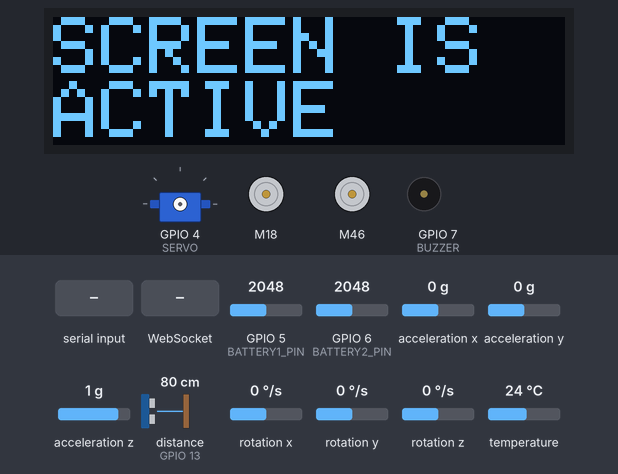
Recording of a program running on a simulated ESP32-S3. Parts: 128×32 one-colour display, servo, 2 × DC motor (green arrow = forward, orange = backward, longer = faster), buzzer (waves = sounding, pin HIGH). The inputs (shaded band) are chosen by the test bench; at power-on: GPIO 5 (BATTERY1_PIN) = 2048, GPIO 6 (BATTERY2_PIN) = 2048, acceleration x 0 g, acceleration y 0 g, acceleration z 1 g, distance to the obstacle (sensor on GPIO 13) 80 cm, rotation x 0 °/s, rotation y 0 °/s, rotation z 0 °/s, temperature 24 °C (analog values on the 0–4095 scale). The echo pulse lasts 58.3 µs per cm; WiFi joins after 1.5 s; servers stay silent unless stated; storage starts empty; pins used as bus, display or sensor lines are not drawn; what the program prints to the serial monitor is not drawn.

Above: at 4.3 s.
4.4 s: "CAM_IP:\n" received over the second serial link
At 5.8 s:
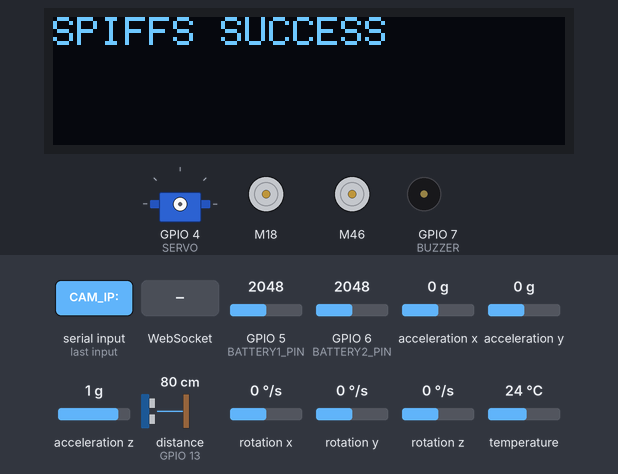
At 8.1 s:
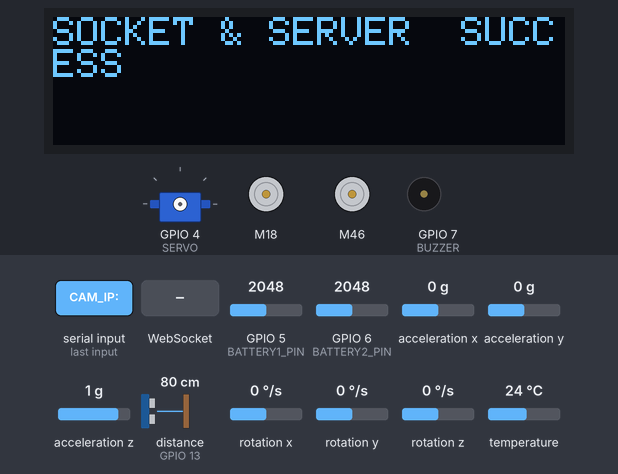
8.4 s: WebSocket text "CAM_IP:" received
At 13.1 s:
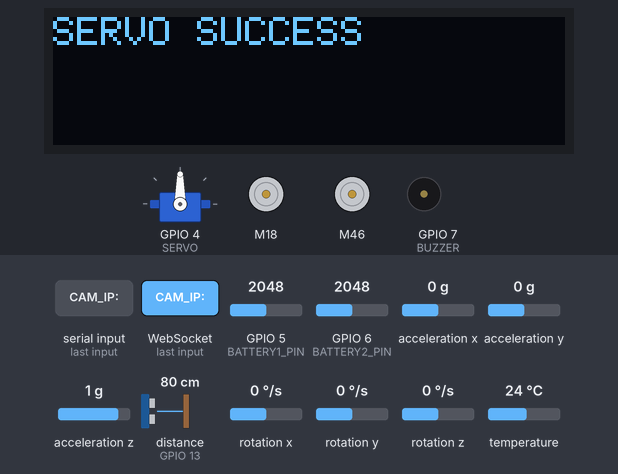
13.2 s: WebSocket text "0.0.0.0" received
Timing chart, 0 to 16.2 s (numbered marks = the images above; inputs shaded):
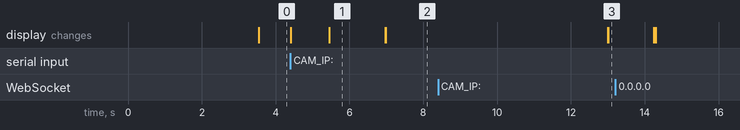

Measured:
- after the input at 4.4 s, the display: first changes at once (image 1 shows a later state)
- what the display in image 1 shows lasts 1.6 s, from 5.4 s to 7.0 s

The program:

main.cpp
```cpp
//Necessary libraries and dat
#include <Arduino.h>
#include <SparkFun_TB6612.h>
#include <SPIFFS.h>
#include <WiFi.h>
#include <ESPAsyncWebServer.h>
#include <ArduinoJson.h>
#include <ESP32Servo.h>
#include <esp_sleep.h>
#include <Preferences.h>
#include <Adafruit_GFX.h>
#include <Adafruit_SSD1306.h>
#include <Wire.h>
#include <SPI.h>
#include <Adafruit_MPU6050.h>
#include <Adafruit_Sensor.h>
#include <MadgwickAHRS.h>
#include <ESPmDNS.h>


Adafruit_MPU6050 mpu;
Madgwick filter;

//WIFI info -- gotta  hide during git commit!
const char *WIFI_SSID = "********";
const char *WIFI_PASS = "********";

//HTTP & Webserver STUFF
#define HTTP_PORT 80
AsyncWebServer server(HTTP_PORT);
AsyncWebSocket ws("/ws");
// Motor pins & Declarations
#define AIN1 18
#define AIN2 8
#define PWMA 17
#define BIN1 46
#define BIN2 9
#define PWMB 16
#define STBY 11
const int offsetA = 1;
const int offsetB = 1;
Motor motor1 = Motor(AIN1, AIN2, PWMA, offsetA, STBY);
Motor motor2 = Motor(BIN1, BIN2, PWMB, offsetB, STBY);
int currentSpeed = 0;
//Ultrasonic Detector pins & Declarations
#define ECHO_PIN 13
#define TRIG_PIN 14
int duration;
float distance;
//Horn  pin
#define BUZZER 7
//Servo steering pin & Declarations
#define SERVO 4
Servo myServo;
int currentSteer = 1500;
bool connected = false;
//UART stuff
#define TX_PIN 43
#define RX_PIN 44
//Camera stuff
String camIP = "";
bool sentIP = false;
//AccGy stuff
float roll = 0;   // left/right tilt (degrees)
float pitch = 0;
float ax = 0;
float velocity = 0;

String b1Percent;
String b2Percent;


TwoWire I2CBus1 = TwoWire(0);
TwoWire I2CBus2 = TwoWire(1);

#define SCREEN_WIDTH 128 // OLED display width, in pixels
#define SCREEN_HEIGHT 32 // OLED display height, in pixels

// Declaration for an SSD1306 display connected to I2C (SDA, SCL pins)
#define OLED_RESET     -1 // Reset pin # (or -1 if sharing Arduino reset pin)
Adafruit_SSD1306 display(SCREEN_WIDTH, SCREEN_HEIGHT, &I2CBus1, OLED_RESET);


const int BATTERY1_PIN = 5;  // GPIO4
const int BATTERY2_PIN = 6;  // GPIO5
const int ADC_MAX = 4095;
const float ESP_VOLTAGE = 3.3;
const float VOLTAGE_DIVIDER_RATIO = 4.0;  // 30kΩ + 10kΩ = 4:1 ratio

// 2S LiPo thresholds
const float BATTERY_MIN = 6.0;   // Empty (3.0V per cell)
const float BATTERY_MAX = 8.4;   // Full (4.2V per cell)

float pitchOffset = 0;
float rollOffset = 0;

float readBattery1Voltage() {
    int rawValue = analogRead(BATTERY1_PIN);
    return (rawValue / (float)ADC_MAX) * ESP_VOLTAGE * VOLTAGE_DIVIDER_RATIO;
}

float readBattery2Voltage() {
    int rawValue = analogRead(BATTERY2_PIN);
    return (rawValue / (float)ADC_MAX) * ESP_VOLTAGE * VOLTAGE_DIVIDER_RATIO;
}

int getBattery1Percent() {
    float voltage = readBattery1Voltage();
    if (voltage >= BATTERY_MAX) return 100;
    if (voltage <= BATTERY_MIN) return 0;
    return constrain(((voltage - BATTERY_MIN) / (BATTERY_MAX - BATTERY_MIN)) * 100, 0, 100);
}

int getBattery2Percent() {
    float voltage = readBattery2Voltage();
    if (voltage >= BATTERY_MAX) return 100;
    if (voltage <= BATTERY_MIN) return 0;
    return constrain(((voltage - BATTERY_MIN) / (BATTERY_MAX - BATTERY_MIN)) * 100, 0, 100);
}


void writeMessage(String msg){
  static String lastMsg = "";
  if (msg == lastMsg) return;
  lastMsg = msg;
  display.clearDisplay();
  display.setTextSize(1);
  display.setTextColor(SSD1306_WHITE);
  display.setCursor(0, 0);
  display.println(msg);
  display.display();
}

//blicky hit the spiffy uh -- DONE
void initSPIFFS() {
  if (!SPIFFS.begin()) {
    Serial.println("Cannot mount SPIFFS volume...");
  }
  Serial.println("SPIFFS SUCCESS!!!");
  writeMessage("SPIFFS SUCCESS");
}
//wifi stuff -- remove serial monitor stuff once done testing && see if ESP doesnt have to restart
void initWiFi() {
  WiFi.mode(WIFI_STA);
  WiFi.begin(WIFI_SSID, WIFI_PASS);
  WiFi.setAutoReconnect(true);
  WiFi.persistent(true);
  Serial.printf("Trying to connect [%s] ", WiFi.macAddress().c_str());
  unsigned long startAttemptTime = millis();
  const unsigned long wifiTimeout = 30000;  // 15 seconds
  while (WiFi.status() != WL_CONNECTED && millis() - startAttemptTime < wifiTimeout) {
    Serial.print(".");
    delay(500);
  }
  if (WiFi.status() == WL_CONNECTED) {
    Serial.printf(" %s\n", WiFi.localIP().toString().c_str());
    Serial.println("WIFI SUCCESS!!!");
    Serial.println("http://" + WiFi.localIP().toString());
    Serial.println("\n✅ WiFi Connected!");
    Serial.print("IP Address: ");
    Serial.println(WiFi.localIP());
    Serial.print("Gateway: ");
    Serial.println(WiFi.gatewayIP());
    Serial.print("Subnet: ");
    Serial.println(WiFi.subnetMask());
    Serial.print("MAC: ");
    Serial.println(WiFi.macAddress());
    if (!MDNS.begin("rccar")) {  // this sets your name: mycar.local
    Serial.println("Error starting mDNS");
    while (1) {
      delay(1000);
    }
    }
    Serial.println("mDNS responder started");
  } else {
    Serial.println("\nWiFi FAILED. Restarting ESP...");
    Serial.println();
    Serial.print("WiFi status code: ");
    Serial.println(WiFi.status());
    delay(2000);
    ESP.restart();
  }
}

void onRootRequest(AsyncWebServerRequest *request) {
  File file = SPIFFS.open("/index.html", "r");
  if (!file) {
    request->send(500, "text/plain", "Failed to open index.html");
    return;
  }
  String html = file.readString();
  file.close();
  html.replace("CAM_IP_PLACEHOLDER", camIP);  // Cam stuff -- disposable
  request->send(200, "text/html", html);
}

void initWebServer() {
    server.on("/", onRootRequest);
    server.serveStatic("/", SPIFFS, "/");
    server.begin();
}

void notifyClients() {
  if (ws.count() == 0) return;
  static int lastSpeed = -999;
  static int lastSteer = -999;
  static float lastDistance = -999;
  if (currentSpeed != lastSpeed || currentSteer != lastSteer || abs(distance - lastDistance) > 1.0) {
    DynamicJsonDocument doc(128);
    doc["speed"] = currentSpeed;
    doc["distance"] = distance;
    doc["steering"] = currentSteer;
    doc["ax"] = ax;
    doc["velocity"] = velocity * 2.237;
    doc["pitch"] = pitch;
    doc["roll"]  = roll;
    doc["b1Percent"] = b1Percent;
    doc["b2Percent"] = b2Percent;

    String json;
    serializeJson(doc, json);
    ws.textAll(json);

    lastSpeed = currentSpeed;
    lastSteer = currentSteer;
    lastDistance = distance;
  }
}
//DO NOT TOUCH BRUH
void handleWebSocketMessage(void *arg, uint8_t *data, size_t len) {
  AwsFrameInfo *info = (AwsFrameInfo *)arg;
  if (info->final && info->index == 0 && info->len == len && info->opcode == WS_TEXT) {
    char *msg = (char *)malloc(len + 1);
    if (!msg) {
      Serial.println("Memory allocation failed!");
      return;
    }
    memcpy(msg, data, len);
    msg[len] = '\0';  // safely null-terminate
    Serial.print("Received WS message: ");
    Serial.println(msg);
    DynamicJsonDocument doc(128);
    DeserializationError error = deserializeJson(doc, msg);
    free(msg);  // free memory after parsing
    if (!error) {
      if (doc.containsKey("speed")) {
        currentSpeed = constrain(doc["speed"].as<int>(), -255, 255);
      }

      if (doc.containsKey("steering")) {
        currentSteer = constrain(doc["steering"].as<int>(), 500, 2500);
      }
    } else {
      Serial.print("JSON parse error: ");
      Serial.println(error.c_str());
    }
  }
}


void onEvent(AsyncWebSocket       *server,
             AsyncWebSocketClient *client,
             AwsEventType          type,
             void                 *arg,
             uint8_t              *data,
             size_t                len) {

    switch (type) {
        case WS_EVT_CONNECT:
            if (connected) {
                // Disconnect all existing clients to make room for new one
                Serial.println("New client connecting, disconnecting existing clients");
                server->closeAll(1000, "New client connecting");
            }
            Serial.printf("WebSocket client #%u connected from %s\n", client->id(), client->remoteIP().toString().c_str());
            connected = true;
            break;

        case WS_EVT_DISCONNECT:
            Serial.printf("WebSocket client #%u disconnected\n", client->id());
            connected = false;
            break;

        case WS_EVT_DATA:
            handleWebSocketMessage(arg, data, len);
            break;


        case WS_EVT_PONG:
          break;
        case WS_EVT_ERROR:
          Serial.println("WebSocket error occurred");
          connected = false;
          break;
    }
}

void initWebSocket() {
    ws.onEvent(onEvent);
    server.addHandler(&ws);
}

void initUltrasonic(){
  pinMode(TRIG_PIN, OUTPUT);
  pinMode(BUZZER, OUTPUT);
  digitalWrite(TRIG_PIN, LOW);
  delayMicroseconds(2);
  pinMode(ECHO_PIN, INPUT);
  delay(6000);
}

void runUltrasonic(){
 digitalWrite(TRIG_PIN, HIGH);
 delayMicroseconds(10);
 digitalWrite(TRIG_PIN, LOW);
 duration = pulseIn(ECHO_PIN, HIGH);
 if(duration<=38000){
  distance = duration/58;
 }
}

void initServo(){
  myServo.setPeriodHertz(50);
  myServo.attach(SERVO, 500, 2500);
  myServo.writeMicroseconds(currentSteer);
}

void initCamera(){
  Serial.println("✅ ENABLING CAM CONNECTION");
  Serial.println("📡 Sending handshake to CAM...");
  Serial2.println("REQ_IP");
  unsigned long startTime = millis();
  bool sentIP = false;

  while (millis() - startTime < 15000 && !sentIP) {  // 5-second timeout
    if (Serial2.available()) {
      String msg = Serial2.readStringUntil('\n');
      msg.trim();
      if (msg.length() > 0 && msg[0] == '\0') {
        msg.remove(0, 1);
      }

      if (msg.startsWith("CAM_IP:")) {
        camIP = msg.substring(7);
        if(camIP == "0.0.0.0"){
          break;
        } else{
          Serial.println("✅ CAM IP received: " + camIP);
          String camURL = "http://" + camIP + "/";
          Serial.println("🌐 URL: " + camURL);
          sentIP = true;
          writeMessage("CAM IS RUNNING: " + camURL);
        }

      }
    }
  }

  if (!sentIP) {
    Serial.println("⚠️ Failed to receive CAM IP within timeout.");
    writeMessage("CAM SETUP FAILURE");
  }
  Serial2.end();
  delay(1000);

}

void initDisplay(){
  I2CBus1.begin(1, 2);     // SDA = GPIO 1, SCL = GPIO 2
  I2CBus1.setClock(100000);
  if(!display.begin(SSD1306_SWITCHCAPVCC, 0x3C)) {
    Serial.println(F("SSD1306 allocation failed"));
    for(;;); // Don't proceed, loop forever
  }
  display.clearDisplay();                      // Clear the screen buffer
  display.setTextSize(2);                      // Text size (1 = normal, 2 = 2x, etc.)
  display.setTextColor(SSD1306_WHITE);         // Text color
  display.setCursor(0, 0);
  display.println("SCREEN IS ACTIVE ");
  display.display();
}

void initAccgy(){
  I2CBus2.begin(38, 39);
  I2CBus2.setClock(100000);

  Serial.println("Adafruit MPU6050 test!");
  // Try to initialize!
  if (!mpu.begin(0x68, &I2CBus2)) {
    Serial.println("Failed to find MPU6050 chip");
    while (1) {
      delay(10);
    }
  }
  Serial.println("MPU6050 Found!");
  mpu.setAccelerometerRange(MPU6050_RANGE_8_G);
  mpu.setGyroRange(MPU6050_RANGE_500_DEG);
  mpu.setFilterBandwidth(MPU6050_BAND_5_HZ);
  filter.begin(100);  // Assume 100 Hz update rate
  Serial.println("✅ MPU6050 + Madgwick initialized");

}

void calibrateOrientation(int samples = 100) {
  float totalPitch = 0;
  float totalRoll = 0;

  Serial.println("📐 Calibrating pitch and roll...");
  for (int i = 0; i < samples; i++) {
    sensors_event_t a, g, temp;
    mpu.getEvent(&a, &g, &temp);

    filter.updateIMU(
      g.gyro.x, g.gyro.y, g.gyro.z,
      a.acceleration.x, a.acceleration.y, a.acceleration.z
    );

    totalPitch += filter.getPitch();
    totalRoll  += filter.getRoll();
    delay(10);  // Let filter settle
  }

  pitchOffset = totalPitch / samples;
  rollOffset  = totalRoll  / samples;

  Serial.printf("✅ Pitch offset: %.2f\n", pitchOffset);
  Serial.printf("✅ Roll offset: %.2f\n", rollOffset);
}


void initBattery(){
  analogReadResolution(12);
  b1Percent = String(getBattery1Percent());
  b2Percent = String(getBattery1Percent());
}

void bere(){
  digitalWrite(RGB_BUILTIN, HIGH);
  delay(1500);
  neopixelWrite(RGB_BUILTIN,5,0,0); //Red -- shows wifi stuff happening
  initDisplay();
  initCamera(); //done before webserver so it can be loaded onto it bredeski
  initSPIFFS();
  initWiFi();
  writeMessage("WIFI SUCCESS");
  initWebSocket();
  initWebServer();
  writeMessage("SOCKET & SERVER  SUCCESS");
  neopixelWrite(RGB_BUILTIN, 5, 5, 0); //Yellow -- shows sensors booting and stuff
  initUltrasonic();
  writeMessage("ULTRASONIC SUCCESS");
  initServo();
  writeMessage("SERVO SUCCESS");
  initAccgy();
  calibrateOrientation();
  writeMessage("AccGy SUCCESS");
  initBattery();
  writeMessage("BATTERY STATUS SUCCESS");
  notifyClients();
  writeMessage("CONNECT @ http://" + WiFi.localIP().toString() + " :)");
}


void setup() {
  Serial.begin(115200);
  delay(2000);
  Serial2.begin(115200, SERIAL_8N1, RX_PIN, TX_PIN);
  bere();
}


unsigned long lastUpdate = 0;
const unsigned long updateInterval = 200;
bool hasMoved = false;
static int lastSteer = 1500;
int lastSpeed = 0;
unsigned long lastVelocityUpdate = 0;

void loop() {

  unsigned long now = millis();  // ✅ Declare `now` once

  if (connected) {
    neopixelWrite(RGB_BUILTIN, 0, 5, 0);
    writeMessage("CONNECT @ http://rccar.local :) \n\n CLIENT HAS CONNECTED");
  } else {
    neopixelWrite(RGB_BUILTIN, 2, 0, 5);
    writeMessage("CONNECT @ http://rccar.local:( \n\n NO ACTIVE CLIENTS");
  }

  if (now - lastUpdate >= updateInterval) {
      b1Percent = String(getBattery1Percent());
      b2Percent = String(getBattery2Percent());

    sensors_event_t a, g, temp;
    mpu.getEvent(&a, &g, &temp);

    filter.updateIMU(
      g.gyro.x, g.gyro.y, g.gyro.z,
      a.acceleration.x, a.acceleration.y, a.acceleration.z
    );
    roll  = filter.getRoll() - rollOffset;     // left/right tilt (degrees)
    pitch = filter.getPitch() - pitchOffset;

    lastUpdate = now;
    int deadZone = 80;

    bool directionChanged = (lastSpeed > 0 && currentSpeed < 0) || (lastSpeed < 0 && currentSpeed > 0);
    if (directionChanged) {
      brake(motor1, motor2);
      delay(50);
    }

    if (abs(currentSpeed) >= deadZone && distance >= 5) {
      if (currentSpeed > 0) {
        forward(motor1, motor2, currentSpeed);
      } else {
        back(motor1, motor2, currentSpeed);
      }
      hasMoved = true;

      // ✅ Only compute `dt` now that you know it's moving
      float dt = (now - lastVelocityUpdate) / 1000.0;
      lastVelocityUpdate = now;

      ax = a.acceleration.x - 0.64;
      velocity += ax * dt;

      if (abs(ax) < 0.1) velocity *= 0.95;


    } else if (distance <= 12 && hasMoved) {
      brake(motor1, motor2);
      myServo.detach();
      tone(BUZZER, 750);
      delay(1000);
      noTone(BUZZER);
      hasMoved = false;
      delay(75);
      myServo.attach(SERVO, 500, 2500);
      myServo.writeMicroseconds(currentSteer);

      velocity = 0;  // Reset speed
    } else {
      brake(motor1, motor2);
      hasMoved = false;
      velocity = 0;
      ax = 0;
    }

    lastSpeed = currentSpeed;

    if (currentSteer != lastSteer) {
      myServo.writeMicroseconds(currentSteer);
      lastSteer = currentSteer;
    }
    runUltrasonic();
    notifyClients();
  }


}
```
